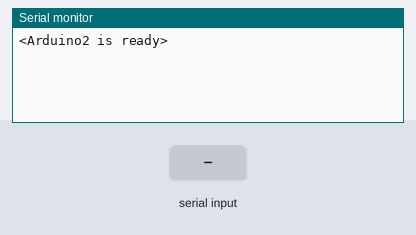
Bench run of a sketch on a simulated Arduino Uno, built with avr-gcc and run on an emulated ATmega328P. On the bench: the last lines printed to the serial monitor. The inputs (shaded band) are chosen by the test bench.

Above: at 1.2 s.
1.3 s: byte 30 received over Serial
At 2.0 s:
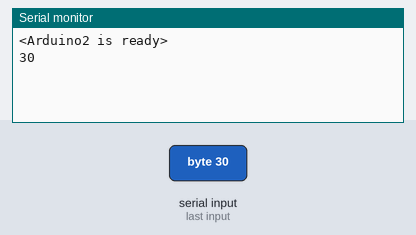
2.8 s: byte 90 received over Serial
At 3.2 s:
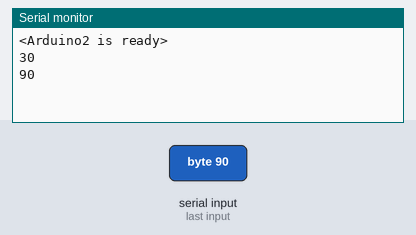
4.3 s: byte 120 received over Serial
At 5.5 s:
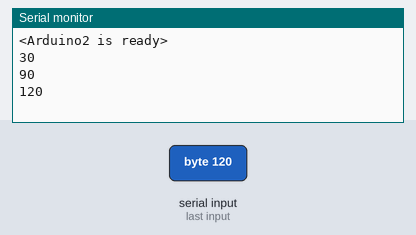

Measured:
- after the input at 1.3 s, the serial monitor: prints a new line at once (image 1)
- after the input at 2.8 s, the serial monitor: prints a new line at once (image 2)
- after the input at 4.3 s, the serial monitor: prints a new line at once (image 3)

The sketch:

ArduinoJava2.ino
```cpp
int receivedChar;
int amountYellow = -1;
int amountRed = -1;
int amountGreen = -1;
int amountBlue = -1;
int quantityPackage = -1;
boolean newData = false;

void setup() {
 Serial.begin(9600);
 Serial.println("<Arduino2 is ready>");
}

void loop() {
 recvOneChar();
 ProcesOrder();
 recvOneChar();
 ProcesOrder();
 recvOneChar();
 ProcesOrder();
 recvOneChar();
 ProcesOrder();
 recvOneChar();
 ProcesOrder();
 if (quantityPackage != -1){
  for (int i = -1; i < quantityPackage; i++){
   if (i == quantityPackage - 1){
    Serial.println("<Order is ready>");
    amountYellow = -1;
    amountRed = -1;
    amountGreen = -1;
    amountBlue = -1;
    quantityPackage = -1;
   }
   for (int i = 0; i < amountYellow; i++){
      Serial.println("Dropping yellow ball");
   }
   for (int i = 0; i < amountRed; i++){
      Serial.println("Dropping red ball");
   }
   for (int i = 0; i < amountGreen; i++){
      Serial.println("Dropping green ball");
   }
   for (int i = 0; i < amountBlue; i++){
      Serial.println("Dropping blue ball");
   }
  }
 }
}

void recvOneChar() {
 if (Serial.available() > 0) {
  receivedChar = Serial.read();
  newData = true;
 }
}

void ProcesOrder() {
  if (newData == true) {

    if (amountYellow == -1){
      amountYellow = receivedChar;
      Serial.println(amountYellow);
      newData = false;
    }
    else if (amountRed == -1){
      amountRed = receivedChar;
      Serial.println(amountRed);
      newData = false;
    }
    else if (amountGreen == -1){
      amountGreen = receivedChar;
      Serial.println(amountGreen);
      newData = false;
    }
    else if (amountBlue == -1){
      amountBlue = receivedChar;
      Serial.println(amountBlue);
      newData = false;
    }
    else if (quantityPackage == -1){
      quantityPackage = receivedChar;
      Serial.println(quantityPackage);
      Serial.println("Starting order");
      newData = false;
    }
  }
}
```
